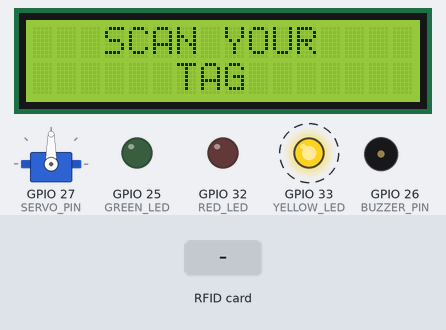
This sketch was run on a simulated ESP32. On the bench: 16×2 character LCD, servo, output pins drawn as LEDs (lit = HIGH), buzzer (waves = sounding, pin HIGH). Dashed ring = blinking. The inputs (shaded band) are chosen by the test bench. WiFi joins after 1.5 s; servers stay silent unless stated; uploads are accepted with an empty reply; the local clock reads 2024-03-15 10:24:30 at power-on unless the sketch sets it; what the sketch prints to the serial monitor is not drawn.

Above: at 4.8 s.
4.9 s: RFID card 5E 7A 19 C4 held to the reader
Timing chart, 0 to 13.2 s (numbered marks = the images above; inputs shaded):
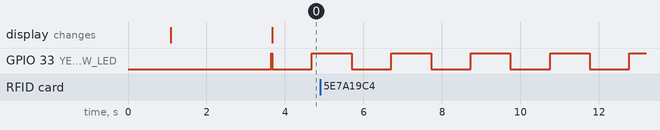

The sketch:

ESP32_RFID.ino
```cpp
// --------------------------------LIBRARIES------------------------------------------
//ESP32 ---------------------------
#include <WiFi.h>
#include <HTTPClient.h>
#include <time.h>
//RFID ----------------------------
#include <SPI.h>
#include <MFRC522.h>
//LCD -----------------------------
#include <Wire.h>
#include <LiquidCrystal_I2C.h>
//SERVO ----------------------------------
#include <ESP32Servo.h>


// --------------------------------PIN DECLARATION------------------------------------------
//RFID ---------------------------
#define SS_PIN  5
#define RST_PIN 4

#define SERVO_PIN 27
#define BUZZER_PIN 26

#define GREEN_LED 25
#define YELLOW_LED 33
#define RED_LED 32

// --------------------------------INSTANCE OBJECTS------------------------------------------
MFRC522 mfrc522(SS_PIN, RST_PIN);
LiquidCrystal_I2C lcd(0x27, 16, 2);
Servo myservo;

// --------------------------------GLOBAL VARIABLES------------------------------------------
//ESP32 ---------------------------
const char *ssid = "UPCF11B4DD";
const char *password = "jwdxw8fbbmvV";
String URL = "http://192.168.0.108/rfidattendance/getdata.php"; //computer IP or the server domain

// const char *ssid = "iPhone - Bogdan";
// const char *password = "qwerty1234";
// String URL = "http://172.20.10.3/rfidattendance/getdata.php"; //computer IP or the server domain

const char *device_token  = "e7c067f44981320a";
String getData, Link;
String OldCardID = "";

unsigned long previousMillisTimer = 0;
unsigned long previousMillisAction = 0;

int timezone = 2 * 3600;   //2 means UTC+2 timezone
int time_dst = 0;

bool showScanTagDisplay = false;
bool actionTriggered = false;

// ------------------------------------PROTOTYPES------------------------------------------------
void connectToWiFi();
void configureTime();
void sendCardID(String Card_uid);
void checkCardPresent();


// ------------------------------------SETUP------------------------------------------------
void setup() {

  Serial.begin(115200);

  //LEDURI---------------------------------------------
  pinMode(GREEN_LED, OUTPUT);
  pinMode(YELLOW_LED, OUTPUT);
  pinMode(RED_LED, OUTPUT);
  pinMode(BUZZER_PIN, OUTPUT);

  digitalWrite(GREEN_LED, LOW);
  digitalWrite(YELLOW_LED, LOW);
  digitalWrite(RED_LED, LOW);

  //LCD---------------------------------------------
  lcd.begin();
  lcd.backlight();

  //SERVO---------------------------------------------
  ESP32PWM::allocateTimer(0);
	ESP32PWM::allocateTimer(1);
	ESP32PWM::allocateTimer(2);
	ESP32PWM::allocateTimer(3);
	myservo.setPeriodHertz(50);    // standard 50 hz servo
	myservo.attach(SERVO_PIN, 1000, 2000);

  //ESP32---------------------------------------------
  connectToWiFi();
  configTime(timezone, time_dst, "pool.ntp.org","time.nist.gov");

  //RFID---------------------------------------------
  SPI.begin();
  mfrc522.PCD_Init();
  showScanTag();
}

// ------------------------------------LOOP------------------------------------------------
void loop() {


  //ESP32---------------------------------------------
  if(!WiFi.isConnected()){
    connectToWiFi();    //Retry to connect to Wi-Fi
  }

  //TIME---------------------------------------------
  if (millis() - previousMillisTimer >= 1000) {
    configureTime();

    //LED Blink
    if(!actionTriggered) {
      digitalWrite(YELLOW_LED, !digitalRead(YELLOW_LED));
    }
  }

  //LCD---------------------------------------------
  if(showScanTagDisplay) {
    showScanTag();
    Serial.println("Display scan tag");
  }

  //RFID---------------------------------------------
  checkCardPresent();

  if(actionTriggered) {
    if (millis() - previousMillisAction >= 2000) {
      myservo.write(0);
      lcd.clear();

      OldCardID="";
      showScanTagDisplay = true;
      Serial.println("Done");
    }
  }

}

// ------------------------------------CONFIG TIME------------------------------------------------
void configureTime() {
  previousMillisTimer = millis();
  time_t now = time(nullptr);
  struct tm* p_tm = localtime(&now);
  Serial.println(p_tm);
  Serial.println(p_tm);

}
```

Leds.ino
```cpp
void onlyLedHIGH (int led_pin) {
  digitalWrite(GREEN_LED, LOW);
  digitalWrite(YELLOW_LED, LOW);
  digitalWrite(RED_LED, LOW);

  digitalWrite(led_pin, HIGH);
}

void allLedsLOW () {
  digitalWrite(GREEN_LED, LOW);
  digitalWrite(YELLOW_LED, LOW);
  digitalWrite(RED_LED, LOW);
}

void allLedsHIGH () {
  digitalWrite(GREEN_LED, HIGH);
  digitalWrite(YELLOW_LED, HIGH);
  digitalWrite(RED_LED, HIGH);
}
```

Util.ino
```cpp
void showScanTag() {
  lcd.clear();

  onlyLedHIGH(YELLOW_LED);

  lcd.print("   SCAN YOUR    ");
  lcd.setCursor(0, 1);
  lcd.print("      TAG       ");

  actionTriggered = false;
  showScanTagDisplay = false;
}

void accesGranted(String user_name, String login) {
  lcd.clear();

  onlyLedHIGH(GREEN_LED);
  myservo.write(180);

  lcd.print(" Access Granted! ");
  lcd.setCursor(0, 1);
  if(login == "login"){
    lcd.print(String("-> hi, " + user_name));
  } else {
    lcd.print(String("-> bye, " + user_name));
  }

  actionTriggered = true;
  showScanTagDisplay = false;
  previousMillisAction = millis();
}

void accesDenied(String error) {
  lcd.clear();

  onlyLedHIGH(RED_LED);

  lcd.print(" Access Denied! ");
  lcd.setCursor(0, 1);
  lcd.print(String("-> " + error));

  actionTriggered = true;
  showScanTagDisplay = false;
  previousMillisAction = millis();
}

void enrollmentSameTag() {
  lcd.clear();

  allLedsHIGH();

  lcd.print(" Already there! ");
  lcd.setCursor(0, 1);
  lcd.print(String("-> ") + String("register/up"));

  actionTriggered = true;
  showScanTagDisplay = false;
  previousMillisAction = millis();
}

void enrollmentNewTag() {
  lcd.clear();

  allLedsHIGH();

  lcd.print(" New tag found! ");
  lcd.setCursor(0, 1);
  lcd.print(String("-> ") + String("card added "));

  actionTriggered = true;
  showScanTagDisplay = false;
  previousMillisAction = millis();
}
```

checkCardPresent.ino
```cpp
void checkCardPresent() {

  //RFID---------------------------------------------
   //look for new card
  if (!mfrc522.PICC_IsNewCardPresent()) {
    return; // go to start of loop if there is no card present
  }
  // Select one of the cards
  if (!mfrc522.PICC_ReadCardSerial()) {
    return; // if read card serial(0) returns 1, the uid struct contians the ID of the read card.
  }

  String CardID ="";
  for (byte i = 0; i < mfrc522.uid.size; i++) {
    CardID += mfrc522.uid.uidByte[i];
  }
  if( CardID == OldCardID ){
    return;
  }
  else{
    OldCardID = CardID;
  }

  //---------------------------------------------
  Serial.println("Card UID: " + CardID);
  sendCardID(CardID);
}
```

connectToWiFi.ino
```cpp
// ------------------------------------CONECT TO WIFI------------------------------------------------
void connectToWiFi() {
    WiFi.mode(WIFI_OFF); //Prevents reconnection issue (taking too long to connect)

    delay(1000);

    Serial.print("Connecting to ");
    Serial.println(ssid);
    lcd.print("Connecting to:  ");
    lcd.setCursor(0, 1);
    lcd.print(ssid);

    WiFi.mode(WIFI_STA);
    WiFi.begin(ssid, password);

    while (WiFi.status() != WL_CONNECTED) {
      delay(500);
      Serial.print(".");
    }
    Serial.println("");
    Serial.println("Connected");

    Serial.print("IP address: ");
    Serial.println(WiFi.localIP());  //IP address assigned to your ESP

    delay(1000);
}
```

sendCardID.ino
```cpp
// ------------------------------------SEND CARD ID TO WEB------------------------------------------------
void sendCardID(String Card_uid) {
  Serial.println("Sending the Card ID");
  if(WiFi.isConnected()) {
    HTTPClient http;    //Declare object of class HTTPClient
    //GET Data
    getData = "?card_uid=" + String(Card_uid) + "&device_token=" + String(device_token); // Add the Card ID to the GET array in order to send it
    //GET methode
    Link = URL + getData;
    http.begin(Link); //initiate HTTP request   //Specify content-type header

    int httpCode = http.GET();   //Send the request
    String payload = http.getString();    //Get the response payload

    Serial.println(Link);   //Print HTTP return code
    Serial.println(httpCode);   //Print HTTP return code
    Serial.println(Card_uid);     //Print Card ID
    Serial.println(payload);    //Print request response payload

    if (httpCode == 200) {
      //ATENDANCE ---------------------------------------------------------
      // when enter the building
      if (payload.substring(0, 5) == "login") {
        String user_name = payload.substring(5);
        Serial.println(user_name);

        accesGranted(user_name, "login");
      }
      // when exit the building
      else if (payload.substring(0, 6) == "logout") {
        String user_name = payload.substring(6);
        Serial.println(user_name);

        accesGranted(user_name, "logout");
      }
      // card is added to app but not register by admin
      else if(payload == "Not registerd!") {
        Serial.println("Not registerd!");
        accesDenied(payload.substring(0, payload.length() - 1));
      }
      // card not found because is new and we are in attendance mode
      else if(payload == "Not found!"){
        Serial.println("Not found!");
        accesDenied(payload.substring(0, payload.length() - 1));
      }
      //ENROLLMENT ---------------------------------------------------------
      // new card scaned -> added to the app
      else if (payload == "succesful") {
        Serial.println("New Card");

        enrollmentNewTag();
      }
      // an existing card scaned -> register/update by admin
      else if (payload == "available") {
        Serial.println("Free Card");

        enrollmentSameTag();
      }

      //Close connection
      delay(100);
      http.end();
    }
  }
}
```

Measured:
- by itself, GPIO 33 (YELLOW_LED): alternates HIGH for 1.0 s and LOW for 1.0 s
